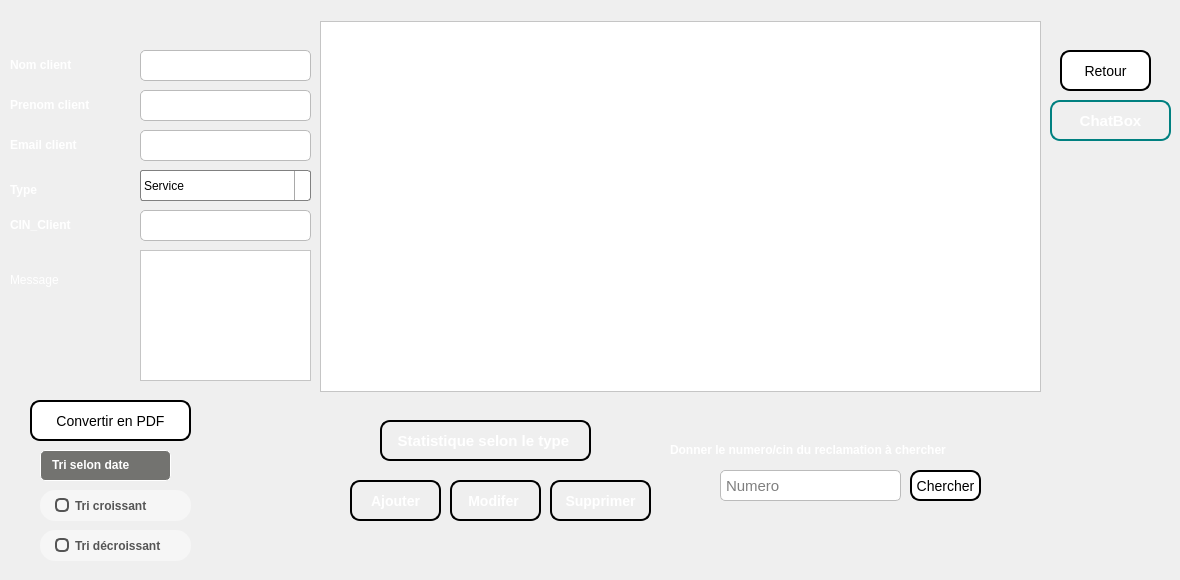
    <widget class="QWidget" name="page_3">
     <widget class="QLineEdit" name="lineEdit_email_client">
      <property name="geometry">
       <rect>
        <x>140</x>
        <y>130</y>
        <width>171</width>
        <height>31</height>
       </rect>
      </property>
      <property name="styleSheet">
       <string notr="true">QLineEdit {
    background-color: #FFFFFF;
    border: 1px solid #BBBBBB;
    border-radius: 5px;
    padding: 3px;
    font-size: 15px;
    font-family: &quot;Arial&quot;;
}

QLineEdit:focus {
    border: 2px solid #0000FF;
    background-color: #F0F0F0;
}</string>
      </property>
     </widget>
     <widget class="QLabel" name="label_30">
      <property name="geometry">
       <rect>
        <x>10</x>
        <y>50</y>
        <width>141</width>
        <height>31</height>
       </rect>
      </property>
      <property name="styleSheet">
       <string notr="true">background-color:rgba(0,0,0,0);
color: rgb(255, 255, 255);
border-color:rgba(0,0,0,0);</string>
      </property>
      <property name="text">
       <string>&lt;html&gt;&lt;head/&gt;&lt;body&gt;&lt;p&gt;&lt;span style=&quot; font-size:9pt; font-weight:600;&quot;&gt;Nom client&lt;/span&gt;&lt;/p&gt;&lt;/body&gt;&lt;/html&gt;</string>
      </property>
     </widget>
     <widget class="QLabel" name="label_31">
      <property name="geometry">
       <rect>
        <x>10</x>
        <y>130</y>
        <width>141</width>
        <height>31</height>
       </rect>
      </property>
      <property name="styleSheet">
       <string notr="true">background-color:rgba(0,0,0,0);
color: rgb(255, 255, 255);
border-color:rgba(0,0,0,0);</string>
      </property>
      <property name="text">
       <string>&lt;html&gt;&lt;head/&gt;&lt;body&gt;&lt;p&gt;&lt;span style=&quot; font-size:9pt; font-weight:600;&quot;&gt;Email client&lt;/span&gt;&lt;/p&gt;&lt;/body&gt;&lt;/html&gt;</string>
      </property>
     </widget>
     <widget class="QLabel" name="label_32">
      <property name="geometry">
       <rect>
        <x>10</x>
        <y>90</y>
        <width>141</width>
        <height>31</height>
       </rect>
      </property>
      <property name="styleSheet">
       <string notr="true">background-color:rgba(0,0,0,0);
color: rgb(255, 255, 255);
border-color:rgba(0,0,0,0);</string>
      </property>
      <property name="text">
       <string>&lt;html&gt;&lt;head/&gt;&lt;body&gt;&lt;p&gt;&lt;span style=&quot; font-size:9pt; font-weight:600;&quot;&gt;Prenom client&lt;/span&gt;&lt;/p&gt;&lt;/body&gt;&lt;/html&gt;</string>
      </property>
     </widget>
     <widget class="QLineEdit" name="lineEdit_prenom_client">
      <property name="geometry">
       <rect>
        <x>140</x>
        <y>90</y>
        <width>171</width>
        <height>31</height>
       </rect>
      </property>
      <property name="styleSheet">
       <string notr="true">QLineEdit {
    background-color: #FFFFFF;
    border: 1px solid #BBBBBB;
    border-radius: 5px;
    padding: 3px;
    font-size: 15px;
    font-family: &quot;Arial&quot;;
}

QLineEdit:focus {
    border: 2px solid #0000FF;
    background-color: #F0F0F0;
}</string>
      </property>
     </widget>
     <widget class="QPushButton" name="pushButton_22">
      <property name="geometry">
       <rect>
        <x>350</x>
        <y>480</y>
        <width>91</width>
        <height>41</height>
       </rect>
      </property>
      <property name="styleSheet">
       <string notr="true">QPushButton {
    background: qlineargradient(x1: 0, y1: 0, x2: 0, y2: 1,
                                stop: 0 #04c8d6, stop: 1 #04c8d6);
    border: 2px solid #000000;
    border-radius: 10px;
    padding: 10px;
	
	
    color: white;
    font-size: 14px;
    font-weight: bold;
    text-align: center;
}

QPushButton:hover {
    background: qlineargradient(x1: 0, y1: 0, x2: 0, y2: 1,
                                stop: 0 #50faf7, stop: 1 #50faf7);
    cursor: pointer;
    box-shadow: 0px 0px 5px #004040;
}

QPushButton:pressed {
    background: qlineargradient(x1: 0, y1: 0, x2: 0, y2: 1,
                                stop: 0 #004080, stop: 1 #002040);
}</string>
      </property>
      <property name="text">
       <string>Ajouter</string>
      </property>
     </widget>
     <widget class="QLabel" name="label_35">
      <property name="geometry">
       <rect>
        <x>10</x>
        <y>170</y>
        <width>141</width>
        <height>41</height>
       </rect>
      </property>
      <property name="styleSheet">
       <string notr="true">background-color:rgba(0,0,0,0);
color: rgb(255, 255, 255);
border-color:rgba(0,0,0,0);</string>
      </property>
      <property name="text">
       <string>&lt;html&gt;&lt;head/&gt;&lt;body&gt;&lt;p&gt;&lt;span style=&quot; font-size:9pt; font-weight:600;&quot;&gt;Type&lt;/span&gt;&lt;/p&gt;&lt;/body&gt;&lt;/html&gt;</string>
      </property>
     </widget>
     <widget class="QLineEdit" name="lineEdit_nom_client">
      <property name="geometry">
       <rect>
        <x>140</x>
        <y>50</y>
        <width>171</width>
        <height>31</height>
       </rect>
      </property>
      <property name="styleSheet">
       <string notr="true">QLineEdit {
    background-color: #FFFFFF;
    border: 1px solid #BBBBBB;
    border-radius: 5px;
    padding: 3px;
    font-size: 15px;
    font-family: &quot;Arial&quot;;
}

QLineEdit:focus {
    border: 2px solid #0000FF;
    background-color: #F0F0F0;
}
</string>
      </property>
     </widget>
     <widget class="QLineEdit" name="lineEdit_rechercher">
      <property name="geometry">
       <rect>
        <x>720</x>
        <y>470</y>
        <width>181</width>
        <height>31</height>
       </rect>
      </property>
      <property name="styleSheet">
       <string notr="true">QLineEdit {
    background-color: #FFFFFF;
    border: 1px solid #BBBBBB;
    border-radius: 5px;
    padding: 3px;
    font-size: 15px;
    font-family: &quot;Arial&quot;;
}

QLineEdit:focus {
    border: 2px solid #0000FF;
    background-color: #F0F0F0;
}</string>
      </property>
      <property name="inputMask">
       <string/>
      </property>
      <property name="text">
       <string/>
      </property>
      <property name="placeholderText">
       <string>Numero </string>
      </property>
     </widget>
     <widget class="QPushButton" name="pushButton_23">
      <property name="geometry">
       <rect>
        <x>1060</x>
        <y>50</y>
        <width>91</width>
        <height>41</height>
       </rect>
      </property>
      <property name="styleSheet">
       <string notr="true">QPushButton {
    background-color: white;
    color: black;
    border: 2px solid black;
    border-radius: 10px;
    padding: 5px;
    font-size: 14px;
}

QPushButton:hover {
    background-color: #737370;
    color: white;
    border: 2px solid white;
    transform: scale(1.1, 1.1);
    transition: all 0.5s ease;
}

ComboBox:

QComboBox {
    border: 1px solid gray;
    border-radius: 3px;
    padding: 1px 18px 1px 3px;
    min-width: 6em;
}

QComboBox:editable {
    background: white;
}

QComboBox:!editable, QComboBox::drop-down:editable {
     background: qlineargradient(x1: 0, y1: 0, x2: 0, y2: 1,
                                 stop: 0 #E1E1E1, stop: 0.4 #DDDDDD,
                                 stop: 0.5 #D8D8D8, stop: 1.0 #D3D3D3);
}

/* QComboBox gets the &quot;on&quot; state when the popup is open */
QComboBox:!editable:on, QComboBox::drop-down:editable:on {
    background: qlineargradient(x1: 0, y1: 0, x2: 0, y2: 1,
                                stop: 0 #D3D3D3, stop: 0.4 #D8D8D8,
                                stop: 0.5 #DDDDDD, stop: 1.0 #E1E1E1);
}

QComboBox:on { /* shift the text when the popup opens */
    padding-top: 3px;
    padding-left: 4px;
}

QComboBox::drop-down {
    subcontrol-origin: padding;
    subcontrol-position: top right;
    width: 15px;

    border-left-width: 1px;
    border-left-color: darkgray;
    border-left-style: solid; /* just a single line */
    border-top-right-radius: 3px; /* same radius as the QComboBox */
    border-bottom-right-radius: 3px;
}

QComboBox::down-arrow {
    image: url(/usr/share/icons/crystalsvg/16x16/actions/1downarrow.png);
}

QComboBox::down-arrow:on { /* shift the arrow when popup is open */
    top: 1px;
    left: 1px;
}

</string>
      </property>
      <property name="text">
       <string>Retour</string>
      </property>
     </widget>
     <widget class="QPushButton" name="pushButton_24">
      <property name="geometry">
       <rect>
        <x>1050</x>
        <y>100</y>
        <width>121</width>
        <height>41</height>
       </rect>
      </property>
      <property name="styleSheet">
       <string notr="true">QPushButton {
    background: qlineargradient(x1: 0, y1: 0, x2: 0, y2: 1,
                                stop: 0 #00bfff, stop: 1 #0080ff);
    border: 2px solid #008080;
    border-radius: 10px;
    padding: 10px;
    color: white;
    font-size: 15px;
    font-weight: bold;
    text-align: center;
}
QPushButton:hover {
    background: qlineargradient(x1: 0, y1: 0, x2: 0, y2: 1,
                                stop: 0 #0080ff, stop: 1 #004080);
    cursor: pointer;
    box-shadow: 0px 0px 5px #004040;
}
QPushButton:pressed {
    background: qlineargradient(x1: 0, y1: 0, x2: 0, y2: 1,
                                stop: 0 #004080, stop: 1 #002040);
}</string>
      </property>
      <property name="text">
       <string>ChatBox</string>
      </property>
     </widget>
     <widget class="QLabel" name="label_43">
      <property name="geometry">
       <rect>
        <x>670</x>
        <y>430</y>
        <width>361</width>
        <height>41</height>
       </rect>
      </property>
      <property name="styleSheet">
       <string notr="true">background-color:rgba(0,0,0,0);
color: rgb(255, 255, 255);
border-color:rgba(0,0,0,0);</string>
      </property>
      <property name="text">
       <string>&lt;html&gt;&lt;head/&gt;&lt;body&gt;&lt;p&gt;&lt;span style=&quot; font-size:9pt; font-weight:600;&quot;&gt;Donner le numero/cin du reclamation à chercher&lt;/span&gt;&lt;/p&gt;&lt;/body&gt;&lt;/html&gt;</string>
      </property>
     </widget>
     <widget class="QPushButton" name="pushButton_25">
      <property name="geometry">
       <rect>
        <x>450</x>
        <y>480</y>
        <width>91</width>
        <height>41</height>
       </rect>
      </property>
      <property name="styleSheet">
       <string notr="true">QPushButton {
    background: qlineargradient(x1: 0, y1: 0, x2: 0, y2: 1,
                                stop: 0 #04c8d6, stop: 1 #04c8d6);
    border: 2px solid #000000;
    border-radius: 10px;
    padding: 10px;
	
	
    color: white;
    font-size: 14px;
    font-weight: bold;
    text-align: center;
}

QPushButton:hover {
    background: qlineargradient(x1: 0, y1: 0, x2: 0, y2: 1,
                                stop: 0 #50faf7, stop: 1 #50faf7);
    cursor: pointer;
    box-shadow: 0px 0px 5px #004040;
}

QPushButton:pressed {
    background: qlineargradient(x1: 0, y1: 0, x2: 0, y2: 1,
                                stop: 0 #004080, stop: 1 #002040);
}</string>
      </property>
      <property name="text">
       <string>Modifer </string>
      </property>
     </widget>
     <widget class="QPushButton" name="pushButton_26">
      <property name="geometry">
       <rect>
        <x>550</x>
        <y>480</y>
        <width>101</width>
        <height>41</height>
       </rect>
      </property>
      <property name="styleSheet">
       <string notr="true">QPushButton {
    background: qlineargradient(x1: 0, y1: 0, x2: 0, y2: 1,
                                stop: 0 #04c8d6, stop: 1 #04c8d6);
    border: 2px solid #000000;
    border-radius: 10px;
    padding: 10px;
	
	
    color: white;
    font-size: 14px;
    font-weight: bold;
    text-align: center;
}

QPushButton:hover {
    background: qlineargradient(x1: 0, y1: 0, x2: 0, y2: 1,
                                stop: 0 #50faf7, stop: 1 #50faf7);
    cursor: pointer;
    box-shadow: 0px 0px 5px #004040;
}

QPushButton:pressed {
    background: qlineargradient(x1: 0, y1: 0, x2: 0, y2: 1,
                                stop: 0 #004080, stop: 1 #002040);
}</string>
      </property>
      <property name="text">
       <string>Supprimer</string>
      </property>
     </widget>
     <widget class="QPushButton" name="pushButton_27">
      <property name="geometry">
       <rect>
        <x>30</x>
        <y>400</y>
        <width>161</width>
        <height>41</height>
       </rect>
      </property>
      <property name="styleSheet">
       <string notr="true">QPushButton {
    background-color: white;
    color: black;
    border: 2px solid black;
    border-radius: 10px;
    padding: 5px;
    font-size: 14px;
}

QPushButton:hover {
    background-color: #737370;
    color: white;
    border: 2px solid white;
    transform: scale(1.1, 1.1);
    transition: all 0.5s ease;
}

ComboBox:

QComboBox {
    border: 1px solid gray;
    border-radius: 3px;
    padding: 1px 18px 1px 3px;
    min-width: 6em;
}

QComboBox:editable {
    background: white;
}

QComboBox:!editable, QComboBox::drop-down:editable {
     background: qlineargradient(x1: 0, y1: 0, x2: 0, y2: 1,
                                 stop: 0 #E1E1E1, stop: 0.4 #DDDDDD,
                                 stop: 0.5 #D8D8D8, stop: 1.0 #D3D3D3);
}

/* QComboBox gets the &quot;on&quot; state when the popup is open */
QComboBox:!editable:on, QComboBox::drop-down:editable:on {
    background: qlineargradient(x1: 0, y1: 0, x2: 0, y2: 1,
                                stop: 0 #D3D3D3, stop: 0.4 #D8D8D8,
                                stop: 0.5 #DDDDDD, stop: 1.0 #E1E1E1);
}

QComboBox:on { /* shift the text when the popup opens */
    padding-top: 3px;
    padding-left: 4px;
}

QComboBox::drop-down {
    subcontrol-origin: padding;
    subcontrol-position: top right;
    width: 15px;

    border-left-width: 1px;
    border-left-color: darkgray;
    border-left-style: solid; /* just a single line */
    border-top-right-radius: 3px; /* same radius as the QComboBox */
    border-bottom-right-radius: 3px;
}

QComboBox::down-arrow {
    image: url(/usr/share/icons/crystalsvg/16x16/actions/1downarrow.png);
}

QComboBox::down-arrow:on { /* shift the arrow when popup is open */
    top: 1px;
    left: 1px;
}

</string>
      </property>
      <property name="text">
       <string>Convertir en PDF</string>
      </property>
     </widget>
     <widget class="QLabel" name="label_40">
      <property name="geometry">
       <rect>
        <x>40</x>
        <y>450</y>
        <width>131</width>
        <height>31</height>
       </rect>
      </property>
      <property name="styleSheet">
       <string notr="true">QLabel {
    background-color: #737370;
    color: #ffffff;
    border: 1px solid #ffffff;
    border-radius: 5px;
    font-size: 17px;
    padding: 7px;
    text-align: center;
}

QlineEdit :
QLineEdit {
    background-color: #FFFFFF;
    border: 1px solid #BBBBBB;
    border-radius: 5px;
    padding: 3px;
    font-size: 15px;
    font-family: &quot;Arial&quot;;
}

QLineEdit:focus {
    border: 2px solid #0000FF;
    background-color: #F0F0F0;
}</string>
      </property>
      <property name="text">
       <string>&lt;html&gt;&lt;head/&gt;&lt;body&gt;&lt;p&gt;&lt;span style=&quot; font-size:9pt; font-weight:600;&quot;&gt;Tri selon date&lt;/span&gt;&lt;/p&gt;&lt;/body&gt;&lt;/html&gt;</string>
      </property>
     </widget>
     <widget class="QRadioButton" name="radioButton_tri_croissant">
      <property name="geometry">
       <rect>
        <x>40</x>
        <y>490</y>
        <width>161</width>
        <height>41</height>
       </rect>
      </property>
      <property name="styleSheet">
       <string notr="true">QRadioButton {
  border: none;
  color: #555555;
  font-weight: bold;
  padding: 6px 15px;
  border-radius: 15px;
  background-color: #f6f6f6;
  margin-right: 10px;
  margin-bottom: 10px;
}

QRadioButton::indicator {
  width: 10px;
  height: 10px;
  border: 2px solid #555555;
  border-radius: 5px;
  background-color: #f6f6f6;
}

QRadioButton::indicator:checked {
  background-color: #555555;
}</string>
      </property>
      <property name="text">
       <string>Tri croissant</string>
      </property>
     </widget>
     <widget class="QPushButton" name="pushButton_28">
      <property name="geometry">
       <rect>
        <x>380</x>
        <y>420</y>
        <width>211</width>
        <height>41</height>
       </rect>
      </property>
      <property name="styleSheet">
       <string notr="true">QPushButton {
    background: qlineargradient(x1: 0, y1: 0, x2: 0, y2: 1,
                                stop: 0 #fcd838, stop: 1 #f0c300);
    border: 2px solid #000000;
    border-radius: 10px;
    padding: 10px;
    color: white;
    font-size: 15px;
    font-weight: bold;
    text-align: center;
}

QPushButton:hover {
    background: qlineargradient(x1: 0, y1: 0, x2: 0, y2: 1,
                                stop: 0 #bd9a06, stop: 1 #deb60d);
    cursor: pointer;
    box-shadow: 0px 0px 5px #004040;
}

QPushButton:pressed {
    background: qlineargradient(x1: 0, y1: 0, x2: 0, y2: 1,
                                stop: 0 #004080, stop: 1 #002040);
}</string>
      </property>
      <property name="text">
       <string>Statistique selon le type </string>
      </property>
     </widget>
     <widget class="QRadioButton" name="radioButton_tri_decroissant">
      <property name="geometry">
       <rect>
        <x>40</x>
        <y>530</y>
        <width>161</width>
        <height>41</height>
       </rect>
      </property>
      <property name="styleSheet">
       <string notr="true">QRadioButton {
  border: none;
  color: #555555;
  font-weight: bold;
  padding: 6px 15px;
  border-radius: 15px;
  background-color: #f6f6f6;
  margin-right: 10px;
  margin-bottom: 10px;
}

QRadioButton::indicator {
  width: 10px;
  height: 10px;
  border: 2px solid #555555;
  border-radius: 5px;
  background-color: #f6f6f6;
}

QRadioButton::indicator:checked {
  background-color: #555555;
}</string>
      </property>
      <property name="text">
       <string>Tri décroissant</string>
      </property>
     </widget>
     <widget class="QLabel" name="label_41">
      <property name="geometry">
       <rect>
        <x>10</x>
        <y>210</y>
        <width>141</width>
        <height>31</height>
       </rect>
      </property>
      <property name="styleSheet">
       <string notr="true">background-color:rgba(0,0,0,0);
color: rgb(255, 255, 255);
border-color:rgba(0,0,0,0);</string>
      </property>
      <property name="text">
       <string>&lt;html&gt;&lt;head/&gt;&lt;body&gt;&lt;p&gt;&lt;span style=&quot; font-size:9pt; font-weight:600;&quot;&gt;CIN_Client&lt;/span&gt;&lt;/p&gt;&lt;/body&gt;&lt;/html&gt;</string>
      </property>
     </widget>
     <widget class="QLineEdit" name="lineEdit_cin_client">
      <property name="geometry">
       <rect>
        <x>140</x>
        <y>210</y>
        <width>171</width>
        <height>31</height>
       </rect>
      </property>
      <property name="styleSheet">
       <string notr="true">QLineEdit {
    background-color: #FFFFFF;
    border: 1px solid #BBBBBB;
    border-radius: 5px;
    padding: 3px;
    font-size: 15px;
    font-family: &quot;Arial&quot;;
}

QLineEdit:focus {
    border: 2px solid #0000FF;
    background-color: #F0F0F0;
}</string>
      </property>
     </widget>
     <widget class="QPushButton" name="button_rechercher_reclamation">
      <property name="geometry">
       <rect>
        <x>910</x>
        <y>470</y>
        <width>71</width>
        <height>31</height>
       </rect>
      </property>
      <property name="styleSheet">
       <string notr="true">QPushButton {
    background-color: white;
    color: black;
    border: 2px solid black;
    border-radius: 10px;
    padding: 5px;
    font-size: 14px;
}

QPushButton:hover {
    background-color: #737370;
    color: white;
    border: 2px solid white;
    transform: scale(1.1, 1.1);
    transition: all 0.5s ease;
}

ComboBox:

QComboBox {
    border: 1px solid gray;
    border-radius: 3px;
    padding: 1px 18px 1px 3px;
    min-width: 6em;
}

QComboBox:editable {
    background: white;
}

QComboBox:!editable, QComboBox::drop-down:editable {
     background: qlineargradient(x1: 0, y1: 0, x2: 0, y2: 1,
                                 stop: 0 #E1E1E1, stop: 0.4 #DDDDDD,
                                 stop: 0.5 #D8D8D8, stop: 1.0 #D3D3D3);
}

/* QComboBox gets the &quot;on&quot; state when the popup is open */
QComboBox:!editable:on, QComboBox::drop-down:editable:on {
    background: qlineargradient(x1: 0, y1: 0, x2: 0, y2: 1,
                                stop: 0 #D3D3D3, stop: 0.4 #D8D8D8,
                                stop: 0.5 #DDDDDD, stop: 1.0 #E1E1E1);
}

QComboBox:on { /* shift the text when the popup opens */
    padding-top: 3px;
    padding-left: 4px;
}

QComboBox::drop-down {
    subcontrol-origin: padding;
    subcontrol-position: top right;
    width: 15px;

    border-left-width: 1px;
    border-left-color: darkgray;
    border-left-style: solid; /* just a single line */
    border-top-right-radius: 3px; /* same radius as the QComboBox */
    border-bottom-right-radius: 3px;
}

QComboBox::down-arrow {
    image: url(/usr/share/icons/crystalsvg/16x16/actions/1downarrow.png);
}

QComboBox::down-arrow:on { /* shift the arrow when popup is open */
    top: 1px;
    left: 1px;
}

</string>
      </property>
      <property name="text">
       <string>Chercher</string>
      </property>
     </widget>
     <widget class="QTableView" name="tableView_2">
      <property name="geometry">
       <rect>
        <x>320</x>
        <y>21</y>
        <width>721</width>
        <height>371</height>
       </rect>
      </property>
      <property name="styleSheet">
       <string notr="true">color: rgb(0, 0, 0);
background-color: rgb(255, 255, 255);</string>
      </property>
     </widget>
     <widget class="QLabel" name="label_48">
      <property name="geometry">
       <rect>
        <x>10</x>
        <y>250</y>
        <width>91</width>
        <height>61</height>
       </rect>
      </property>
      <property name="styleSheet">
       <string notr="true">background-color:rgba(0,0,0,0);
font: 12pt &quot;MS Shell Dlg 2&quot;;
font: 75 8pt &quot;MS Shell Dlg 2&quot;;
font: 10pt &quot;MS Shell Dlg 2&quot;;
color: rgb(255, 255, 255);
border-color:rgba(0,0,0,0);</string>
      </property>
      <property name="text">
       <string>&lt;html&gt;&lt;head/&gt;&lt;body&gt;&lt;p&gt;Message&lt;/p&gt;&lt;/body&gt;&lt;/html&gt;</string>
      </property>
     </widget>
     <widget class="QPlainTextEdit" name="plainTextEdit">
      <property name="geometry">
       <rect>
        <x>140</x>
        <y>250</y>
        <width>171</width>
        <height>131</height>
       </rect>
      </property>
      <property name="styleSheet">
       <string notr="true">color: rgb(0, 0, 0);
background-color: rgb(255, 255, 255);</string>
      </property>
     </widget>
     <widget class="QComboBox" name="comboBox">
      <property name="geometry">
       <rect>
        <x>140</x>
        <y>170</y>
        <width>171</width>
        <height>31</height>
       </rect>
      </property>
      <property name="styleSheet">
       <string notr="true">QComboBox {
    border: 1px solid gray;
    border-radius: 3px;
    padding: 1px 18px 1px 3px;
    min-width: 6em;
}

QComboBox:editable {
    background: white;
}

QComboBox:!editable, QComboBox::drop-down:editable {
     background: qlineargradient(x1: 0, y1: 0, x2: 0, y2: 1,
                                 stop: 0 #E1E1E1, stop: 0.4 #DDDDDD,
                                 stop: 0.5 #D8D8D8, stop: 1.0 #D3D3D3);
}

/* QComboBox gets the &quot;on&quot; state when the popup is open */
QComboBox:!editable:on, QComboBox::drop-down:editable:on {
    background: qlineargradient(x1: 0, y1: 0, x2: 0, y2: 1,
                                stop: 0 #D3D3D3, stop: 0.4 #D8D8D8,
                                stop: 0.5 #DDDDDD, stop: 1.0 #E1E1E1);
}

QComboBox:on { /* shift the text when the popup opens */
    padding-top: 3px;
    padding-left: 4px;
}

QComboBox::drop-down {
    subcontrol-origin: padding;
    subcontrol-position: top right;
    width: 15px;

    border-left-width: 1px;
    border-left-color: darkgray;
    border-left-style: solid; /* just a single line */
    border-top-right-radius: 3px; /* same radius as the QComboBox */
    border-bottom-right-radius: 3px;
}

QComboBox::down-arrow {
    image: url(/usr/share/icons/crystalsvg/16x16/actions/1downarrow.png);
}

QComboBox::down-arrow:on { /* shift the arrow when popup is open */
    top: 1px;
    left: 1px;
}</string>
      </property>
      <item>
       <property name="text">
        <string>Service</string>
       </property>
      </item>
      <item>
       <property name="text">
        <string>Qualité</string>
       </property>
      </item>
      <item>
       <property name="text">
        <string>Prix</string>
       </property>
      </item>
      <item>
       <property name="text">
        <string>Autres</string>
       </property>
      </item>
     </widget>
    </widget>
